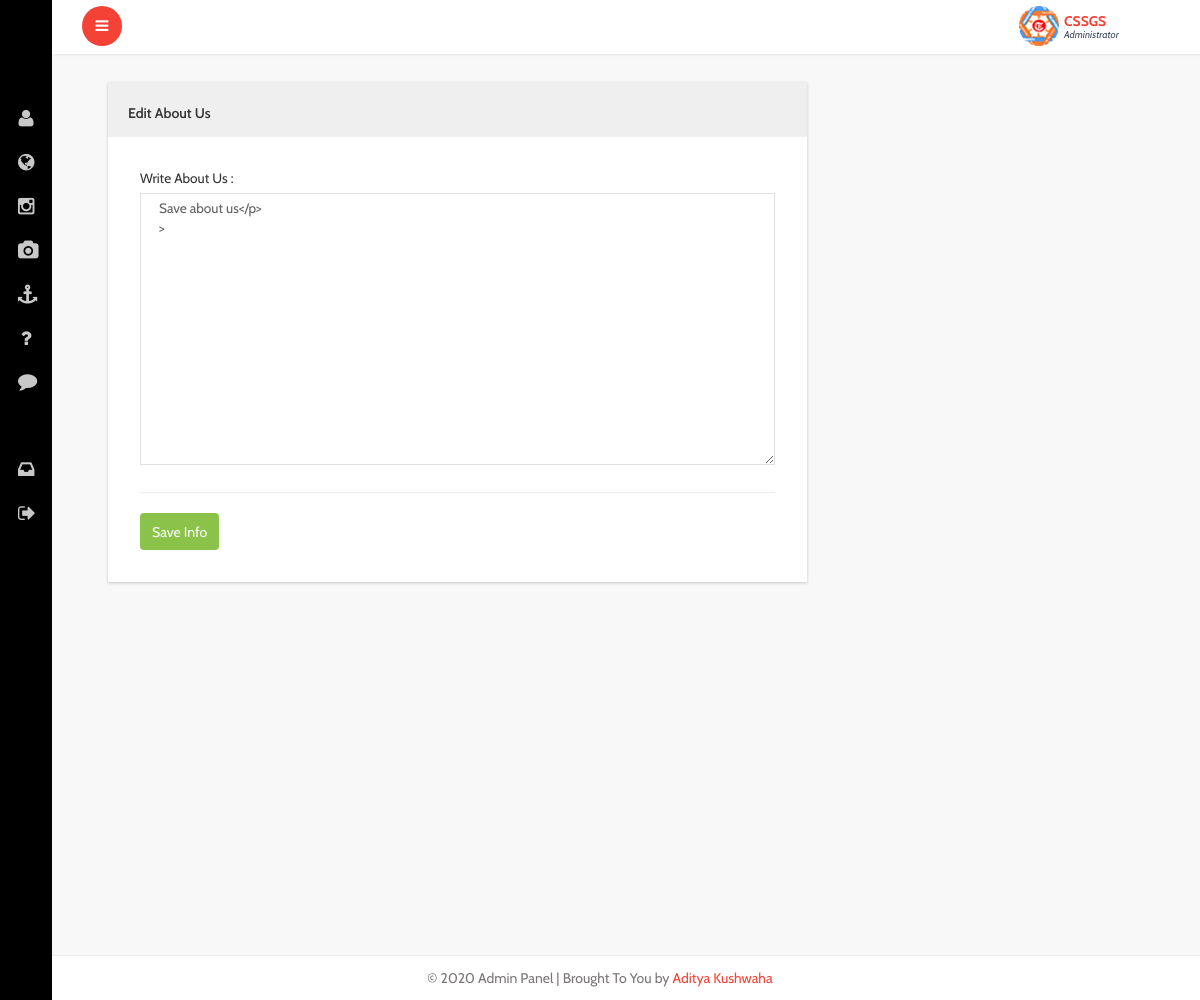
Page /admin/add-about.php (signed in) on the committed database.
### tables this page shows
CREATE TABLE `table_admin` (
  `id` int(20) NOT NULL,
  `name` varchar(45) NOT NULL,
  `email` varchar(45) NOT NULL,
  `username` varchar(45) NOT NULL,
  `password` varchar(45) NOT NULL,
  `file` varchar(567) NOT NULL
);

CREATE TABLE `tbl_about` (
  `id` int(11) NOT NULL,
  `body` varchar(2500) NOT NULL
);

CREATE TABLE `settings` (
  `id` int(11) NOT NULL,
  `site_name` varchar(45) NOT NULL,
  `site_title` varchar(60) NOT NULL,
  `email` varchar(60) NOT NULL,
  `site_desc` varchar(350) NOT NULL,
  `site_keyword` varchar(250) NOT NULL,
  `google_code` varchar(1000) NOT NULL,
  `street` varchar(100) NOT NULL,
  `city` varchar(60) NOT NULL,
  `country` varchar(50) NOT NULL,
  `phone` varchar(15) NOT NULL,
  `facebook` varchar(45) NOT NULL,
  `twitter` varchar(34) NOT NULL,
  `linkedin` varchar(45) NOT NULL,
  `status` varchar(25) NOT NULL
);

### admin/add-about.php (the view, shortened to what this page needs)
<?php include "header.php"; ?>
<div id="page-wrapper">
	<div class="graphs">
		<div class="xs">
			<div class="col-md-8 inbox_right">
				<div class="Compose-Message">
					<div class="panel panel-default">
						<div class="panel-heading">
							Edit About Us
						</div>
						<div class="panel-body panel-body-com-m">
							<?php
							$result = $db->prepare("SELECT * FROM tbl_about");
							$result->execute();
							for ($i = 0; $row = $result->fetch(); $i++) {
							?>
								<form class="com-mail" action="save-about.php" method="post" enctype="multipart/form-data">
									<label>Write About Us : </label>
									<textarea rows="3" name="body" class="form-control1 control2" <?php echo $row['body']; ?>></textarea>
									<hr>
									<input type="submit" value="Save Info">
								</form>
							<?php } ?>
						</div>
					</div>
				</div>
			</div>
		</div>
	</div>
</div>
</div>
<?php include "footer.php"; ?>

### admin/header.php (shortened to what this page needs)
<?php
include "../connect.php";
?>
<!DOCTYPE HTML>
<html>
<head>
	<link href="css/bootstrap.min.css" rel='stylesheet' type='text/css' />
	<link href="css/style.css" rel='stylesheet' type='text/css' />
	<link href="css/font-awesome.css" rel="stylesheet">
	<link rel="stylesheet" href="css/icon-font.min.css" type='text/css' />
	<link href="css/animate.css" rel="stylesheet" type="text/css" media="all">
</head>
<body class="sticky-header left-side-collapsed" onload="initMap()">
	<section>
		<div class="left-side sticky-left-side">
			<div class="logo-icon text-center">
				<a href="index.php"><i class="lnr lnr-home"></i> </a>
			</div>
			<div class="left-side-inner">
				<ul class="nav nav-pills nav-stacked custom-nav">
					<li class="menu-list">
						<a href="#"><i class="lnr lnr-pencil"></i>
							<span>Manage Blogs</span></a>
					</li>
					<li class="menu-list">
						<a href="#"><i class="fa fa-user"></i>
							<span>Executive Members</span></a>
					</li>
					<li class="menu-list"><a href="#"><i class="fa fa-globe"></i> <span>Manage Notices</span></a>
					</li>
					<li class="menu-list"><a href="#"><i class="fa fa-instagram"></i> <span>Manage Projects</span></a>
					</li>
					<li class="menu-list"><a href="#"><i class="fa fa-camera"></i> <span>Manage Slider</span></a>
					</li>
					<li class="menu-list"><a href="#"><i class="fa fa-anchor"></i> <span>Manage Service</span></a>
					</li>
					<li class="menu-list"><a href="#"><i class="fa fa-question"></i> <span>Manage Clients</span></a>
					</li>
					<li class="menu-list"><a href="#"><i class="fa fa-comment"></i> <span>Manage Testimonials</span></a>
					</li>
					<li class="menu-list">
						<a href="#"><i class="lnr lnr-cog"></i>
							<span>Manage Site</span></a>
					</li>
					<li class="menu-list"><a href="#"><i class="fa fa-inbox"></i> <span>Manage Admin</span></a>
					</li>
					<li><a href="logout.php"><i class="fa fa-sign-out"></i> <span>LogOut</span></a></li>
				</ul>
			</div>
		</div>
		<div class="main-content">
			<div class="header-section">
				<a class="toggle-btn  menu-collapsed"><i class="fa fa-bars"></i></a>
				<div class="menu-right">
					<div class="user-panel-top">
						<div class="profile_details">
							<ul>
								<li class="dropdown profile_details_drop">
									<a href="#" class="dropdown-toggle" data-toggle="dropdown" aria-expanded="false">
										<div class="profile_img">
											<?php
											$image = "SELECT * FROM table_admin WHERE name = '$_SESSION[SESS_FIRST_NAME]'";
											$query = mysqli_query($conn, $image);
											$row = mysqli_fetch_assoc($query);
											?>
											<span style="background:url('../uploads/admin/<?php echo $row['file']; ?>') no-repeat center"> </span>
											<div class="user-name">
												<p><?php echo $_SESSION['SESS_FIRST_NAME']; ?><span>Administrator</span></p>
											</div>
											<i class="lnr lnr-chevron-down"></i>
											<div class="clearfix"></div>
										</div>
									</a>
								</li>
								<div class="clearfix"> </div>
							</ul>
						</div>
						<div class="clearfix"></div>
					</div>
				</div>
			</div>

### admin/footer.php (shortened to what this page needs)
<footer>
   <?php
   $result = $db->prepare("SELECT * FROM settings");
   $result->execute();
   for ($i = 0; $row = $result->fetch(); $i++) {
   ?>
      <p>&copy; 2020 Admin Panel | Brought To You by <a href="https://kaditya97.com.np" target="_blank">Aditya Kushwaha</a></p>
   <?php } ?>
</footer>
</section>
</body>
</html>

### rows in the picture
table_admin: file (picture)
tbl_about: body "Save about us</p> >"

### other values in the picture
$_SESSION['SESS_FIRST_NAME'] "CSSGS"
